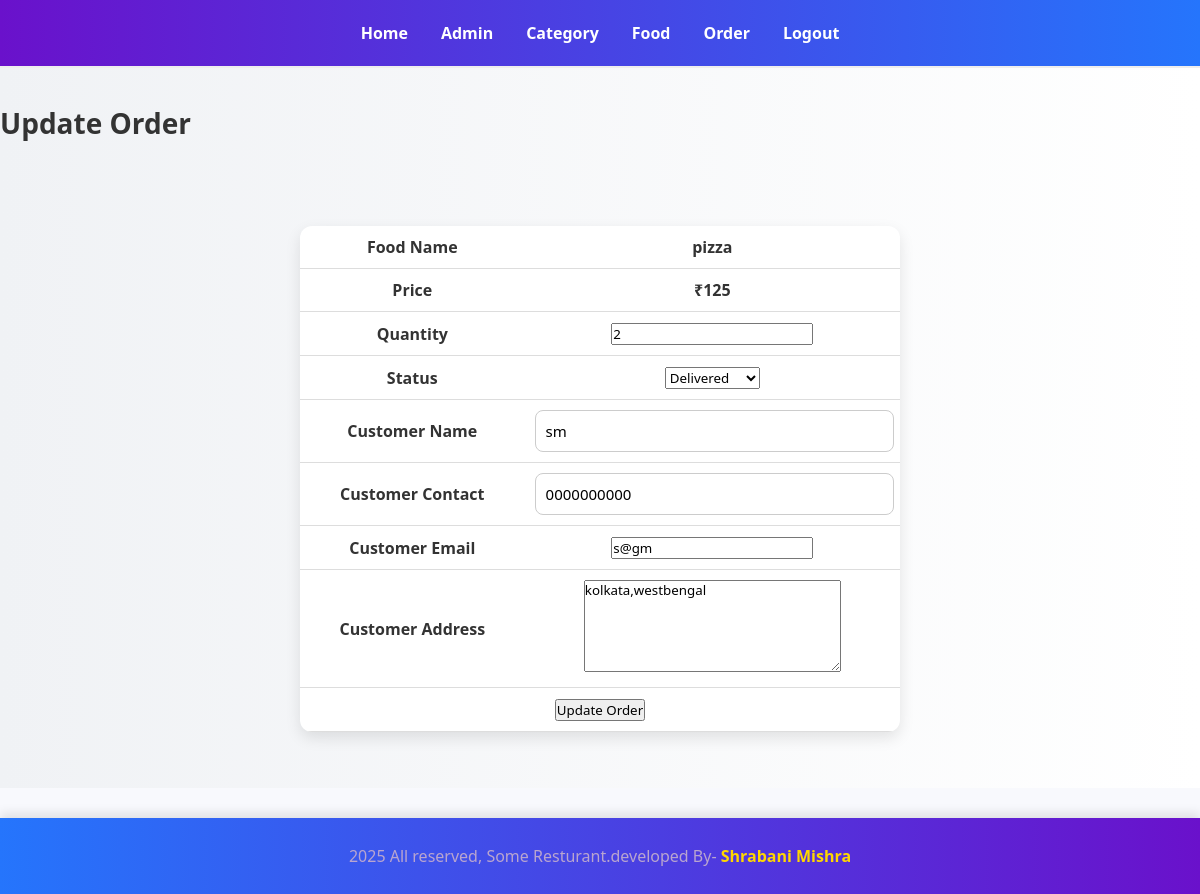
The page /resturant/admin/update-order.php?id=2 (signed in) on the database its author committed.
### tables this page shows
CREATE TABLE `tbl_order` (
  `id` int(10) UNSIGNED NOT NULL,
  `food` varchar(150) NOT NULL,
  `price` decimal(10,0) NOT NULL,
  `qty` int(11) NOT NULL,
  `total` decimal(10,0) NOT NULL,
  `order_date` datetime NOT NULL,
  `status` varchar(100) NOT NULL,
  `customer_name` varchar(150) NOT NULL,
  `customer_contact` varchar(20) NOT NULL,
  `customer_email` varchar(150) NOT NULL,
  `customer_address` varchar(255) NOT NULL
);

### resturant/admin/update-order.php (the view, shortened to what this page needs)
<?php
include("partials/menu.php");
?>
<div class="main-content">
    <div class="wrapper">
        <h1 class="choice-hover">Update Order</h1>
        <br><br>
        <?php
        if(isset($_GET['id'])){
            $id = $_GET['id'];
            $sql = "SELECT * FROM tbl_order WHERE id=$id";
            $res = mysqli_query($conn, $sql);
            if($res && mysqli_num_rows($res) == 1){
                $row = mysqli_fetch_assoc($res);
                $food = $row['food'];
                $price = $row['price'];
                $qty = $row['qty'];
                $status = $row['status'];
                $customer_name = $row['customer_name'];
                $customer_contact = $row['customer_contact'];
                $customer_email = $row['customer_email'];
                $customer_address = $row['customer_address'];
            } else {
                header('location: manage-order.php');
                exit();
            }
        } else {
            header('location: manage-order.php');
            exit();
        }
        ?>
        <form action="" method="POST">
            <table class="tbl-30">
                <tr>
                    <td>Food Name</td>
                    <td><b><?php echo $food; ?></b></td>
                </tr>
                <tr>
                    <td>Price</td>
                    <td>₹<?php echo $price; ?></td>
                </tr>
                <tr>
                    <td>Quantity</td>
                    <td><input type="number" name="qty" value="<?php echo $qty; ?>" required></td>
                </tr>
                <tr>
                    <td>Status</td>
                    <td>
                        <select name="status">
                            <option <?php if($status=="Delivered"){echo "selected";} ?> value="Delivered">Delivered
                            </option>
                        </select>
                    </td>
                </tr>
                <tr>
                    <td>Customer Name</td>
                    <td><input type="text" name="customer_name" value="<?php echo $customer_name; ?>" required></td>
                </tr>
                <tr>
                    <td>Customer Contact</td>
                    <td><input type="text" name="customer_contact" value="<?php echo $customer_contact; ?>" required>
                    </td>
                </tr>
                <tr>
                    <td>Customer Email</td>
                    <td><input type="email" name="customer_email" value="<?php echo $customer_email; ?>" required></td>
                </tr>
                <tr>
                    <td>Customer Address</td>
                    <td><textarea name="customer_address" cols="30" rows="5"
                            required><?php echo $customer_address; ?></textarea></td>
                </tr>
                <tr>
                    <td colspan="2">
                        <input type="submit" name="submit" value="Update Order" class="btn-secondary">
                    </td>
                </tr>
            </table>
        </form>
    </div>
</div>
<?php
include("partials/footer.php");
?>

### resturant/css/admin.css (style rules this page uses)
* { margin: 0; padding: 0; font-family: 'Segoe UI', Tahoma, Geneva, Verdana, sans-serif; }
body { background: #f8f9fd; color: #333; }
.choice-hover { font-size: 28px; font-weight: bold; margin-bottom: 20px; transition: 0.3s; }
.main-content { background: linear-gradient(to right, #f0f2f5, #ffffff); padding: 3% 0; }
table { width: 100%; border-collapse: collapse; margin: 20px 0; font-size: 16px; background: #fff; box-shadow: 0px 6px 15px rgba(0, 0, 0, 0.1); border-radius: 10px; overflow: hidden; }
table th, table td { padding: 12px 15px; text-align: center; border-bottom: 1px solid #ddd; }
table td { color: #333; }
.tbl-30 { width: 50%; margin: 20px auto; border-spacing: 12px; background: #fff; padding: 20px; border-radius: 12px; box-shadow: 0px 6px 15px rgba(0, 0, 0, 0.1); }
.tbl-30 td { padding: 10px; font-size: 16px; font-weight: bold; color: #333; }
.tbl-30 input[type="text"], .tbl-30 input[type="password"] { width: 95%; padding: 10px; border: 1px solid #ccc; border-radius: 8px; font-size: 15px; transition: 0.3s; }

### rows shown on the page
tbl_order: food "pizza", price "125", qty "2", status "Delivered", customer_name "sm", customer_contact "0000000000", customer_email "s@gm", customer_address "kolkata,westbengal"
